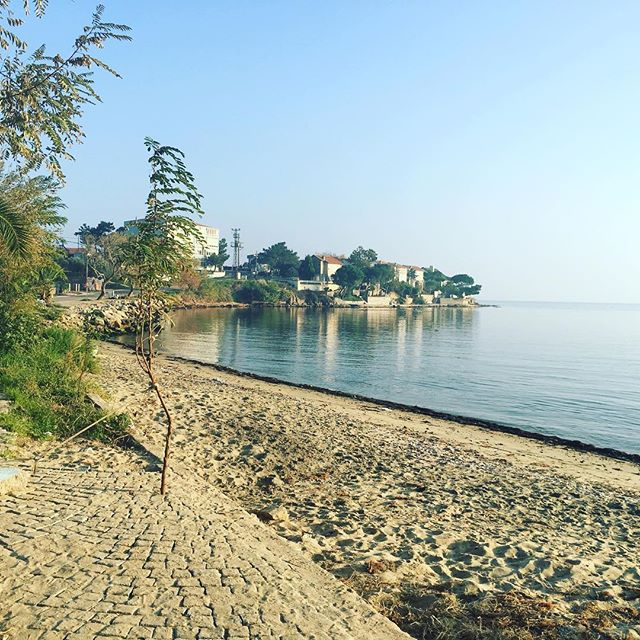
#> input picture tatlisu.jpg, 640 x 640 px
$ python Yogunluk.py
#> lines starting #> are read from the running program, lines starting #| are printed output that depends on the picture
import cv2
import numpy as np

img = cv2.imread('tatlisu.jpg')
#> img is the input picture: shape (640, 640, 3); mean B, G, R 167.5, 176.7, 164.2
gamma = float(input("İstediğiniz yoğunluk değerini giriniz:"))
#> the answer given: 3
gamma_corrected = np.array(255 * (img / 255) ** gamma, dtype='uint8')
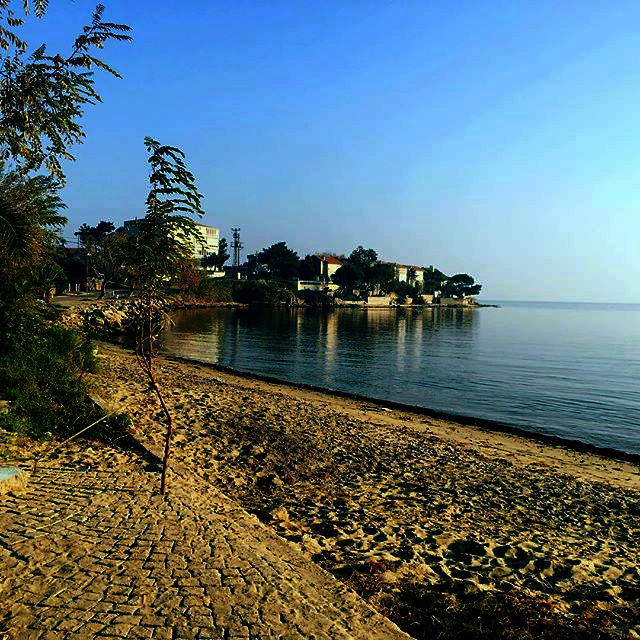
#> gamma_corrected: shape (640, 640, 3); mean B, G, R 115.1, 109.8, 88.6
cv2.imshow("Yogunluk",gamma_corrected)
    # Save edited images.
    #cv2.imwrite('gamma_transformed' + str(gamma) + '.jpg', gamma_corrected)
cv2.imshow("Orjinal",img)

cv2.waitKey(0)
cv2.destroyAllWindows()

$ run again, with me.jpg copied over tatlisu.jpg
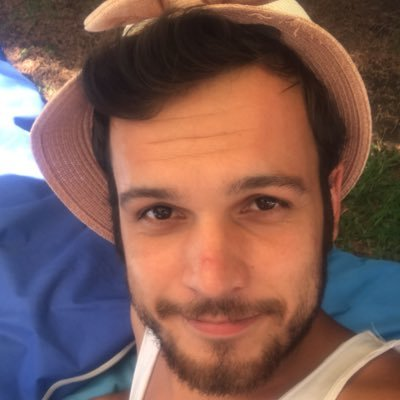
#> input picture me.jpg, 400 x 400 px
#> img is the input picture: shape (400, 400, 3); mean B, G, R 85.7, 92.5, 126.1
#> `gamma_corrected = np.array(255 * (img / 255) ** gamma, dtype='uint8')`:
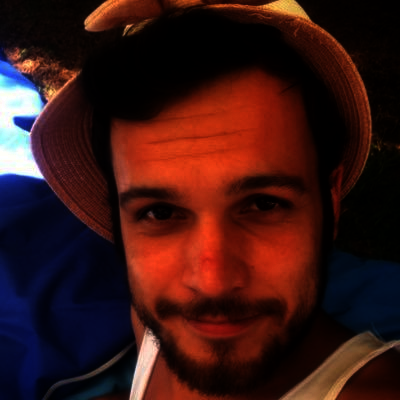
#> gamma_corrected: shape (400, 400, 3); mean B, G, R 20.4, 22.4, 58.9

$ run again, with quaresma.jpg copied over tatlisu.jpg
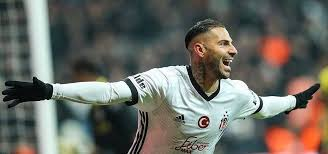
#> input picture quaresma.jpg, 328 x 154 px
#> img is the input picture: shape (154, 328, 3); mean B, G, R 99.2, 106.2, 105.8
#> `gamma_corrected = np.array(255 * (img / 255) ** gamma, dtype='uint8')`:
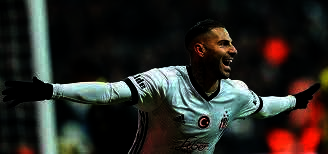
#> gamma_corrected: shape (154, 328, 3); mean B, G, R 35.9, 40.3, 41.5
